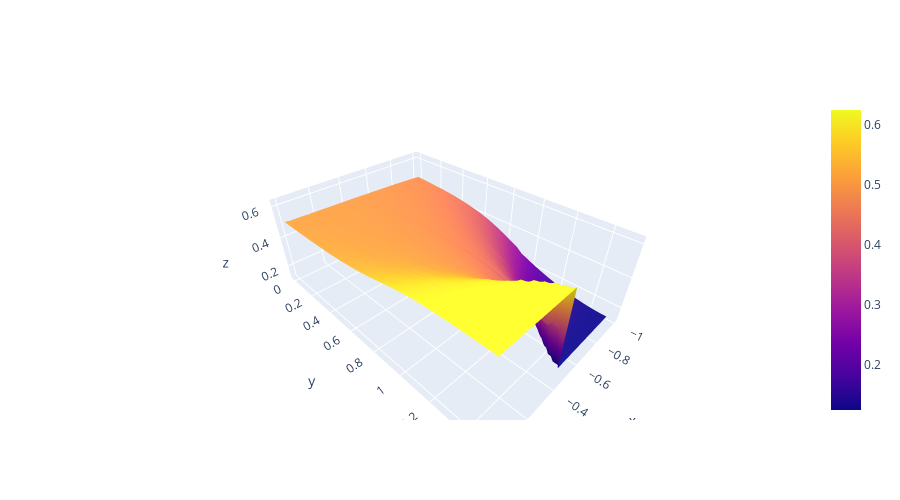
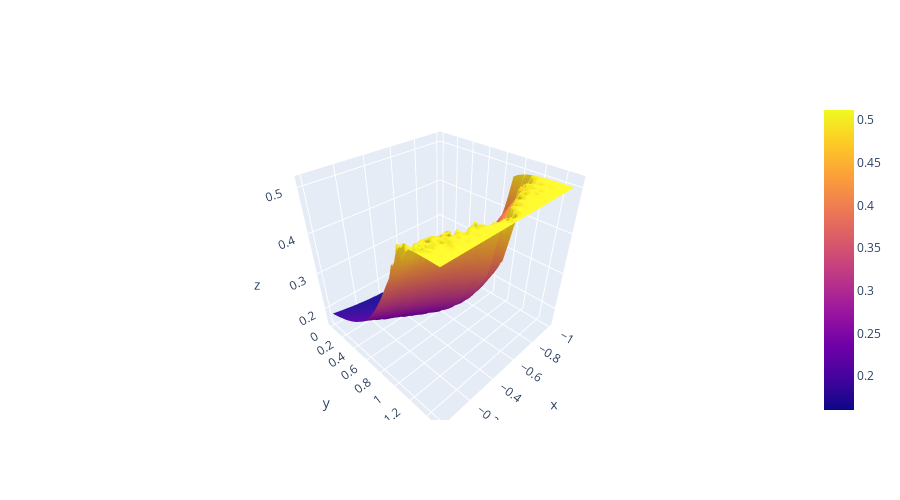
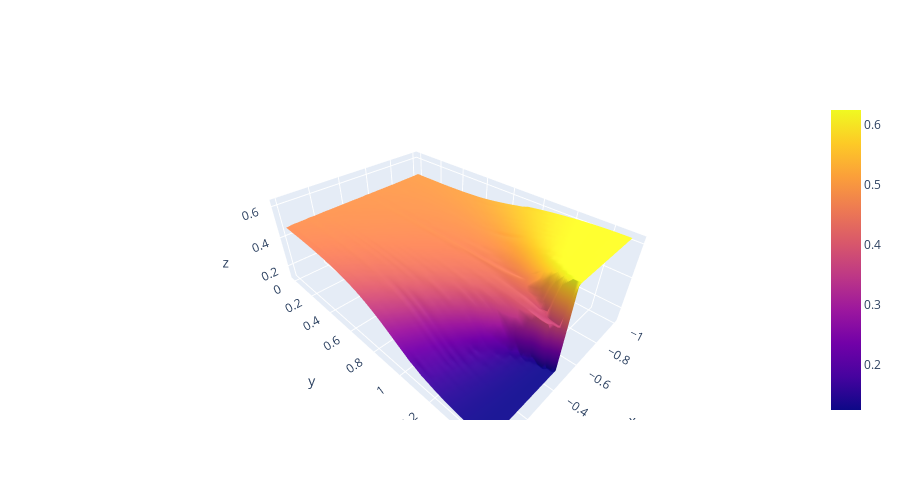

Notebook code cell kept with these figures, in order:
### Code cell
for trainingpoint in trainingpoints:
    myenc  = enc.encoder(myvqe, enc.encoder_circuit)
    myenc.train(lr, epochs, np.array([trainingpoint]), circuit = False)
    myenc.show_compression(trainingpoint = trainingpoint, plot3d = True)
    
    plt.show()
